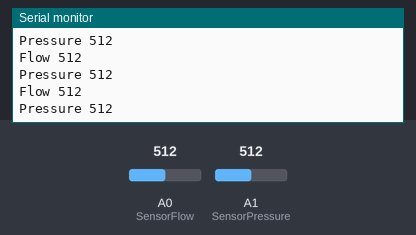
A sketch run on a simulated Arduino Uno, built with avr-gcc and run on an emulated ATmega328P. Shown: the last lines printed to the serial monitor. Inputs (shaded band) come from the test bench; at power-on: A0 (SensorFlow) = 512, A1 (SensorPressure) = 512.

Above: at 1.2 s.
1.3 s: A0 (SensorFlow) set to 716
At 1.42 s:
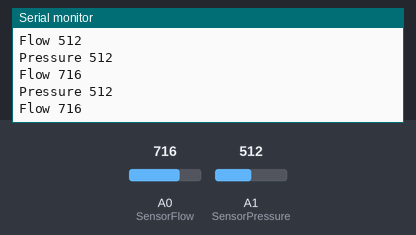
2.8 s: A1 (SensorPressure) set to 716
At 2.83 s:
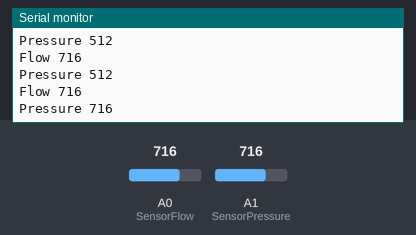
4.3 s: A0 (SensorFlow) set to 900
At 4.34 s:
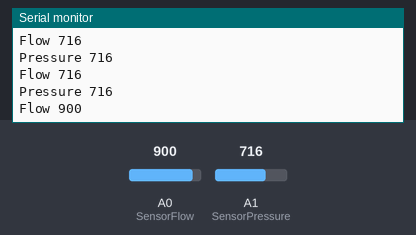
5.8 s: A1 (SensorPressure) set to 900
At 5.85 s:
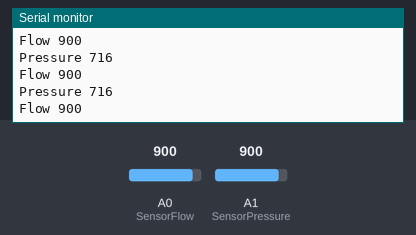
Timing chart, 0 to 8.3 s (numbered marks = the images above; inputs shaded):
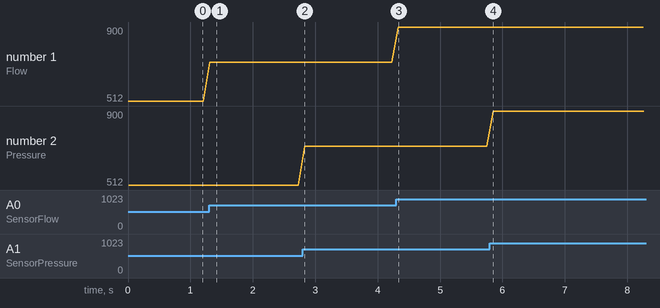

The sketch:

interface_control_V2.ino
```cpp
#define SensorFlow A0     // Pin where the flow sensor is connected
#define SensorPressure A1  // Pin where the pressure sensor is connected

int flowReading;      // débit
int pressureReading;   // pression

void setup() {
  Serial.begin(9600);  // Démarrer la communication série
}

void loop() {
  // Remplir les tableaux pendant 4 secondes
    flowReading = analogRead(SensorFlow);
    pressureReading = analogRead(SensorPressure);

  // Envoyer les valeurs accumulées sur le port série
    Serial.print("Flow ");
    Serial.println(flowReading);

    Serial.print("Pressure ");
    Serial.println(pressureReading);

  // Attendre 0.100 secondes avant de recommencer le cycle
    delay(100);
}
```

Measured:
- after the input at 1.3 s, the serial monitor: prints a new line at once (image 1)
- after the input at 2.8 s, the serial monitor: prints a new line at once (image 2)
- after the input at 4.3 s, the serial monitor: prints a new line at once (image 3)
- plotted number 1: 512 → 716 after the input at 1.3 s, 716 → 900 after the input at 4.3 s
